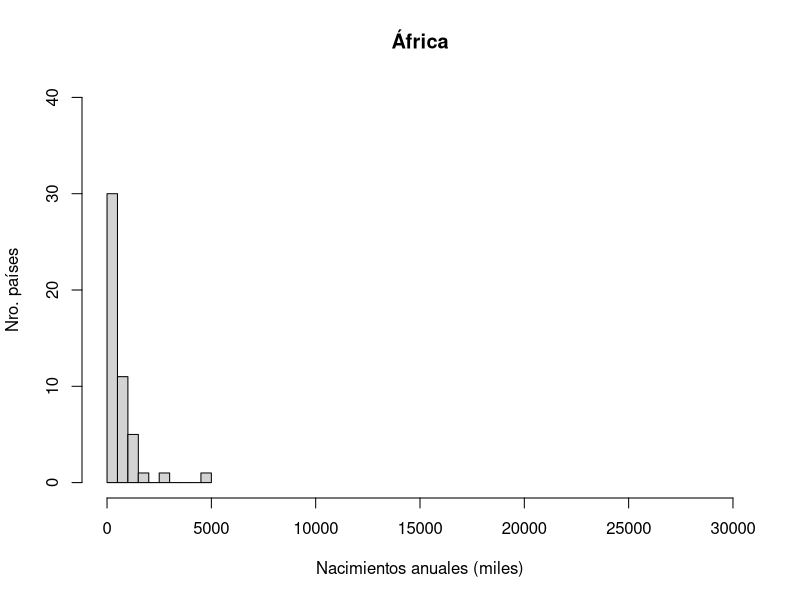
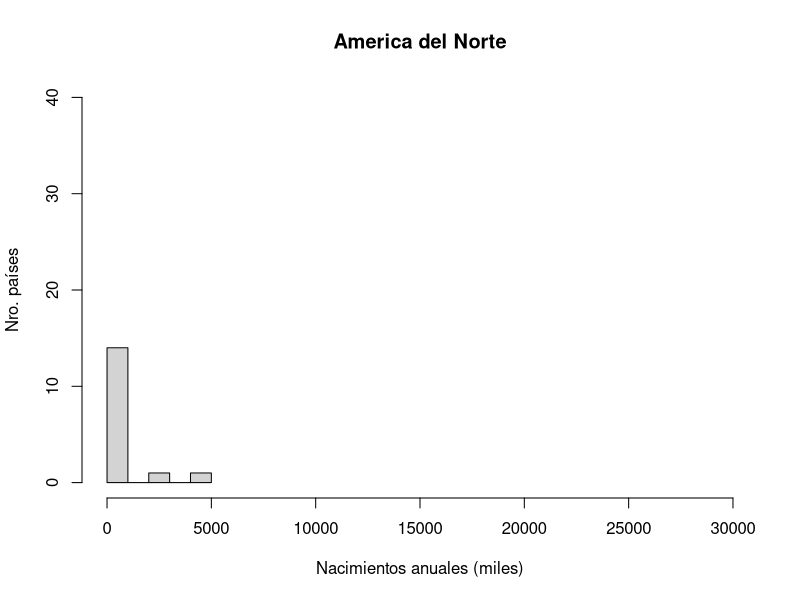
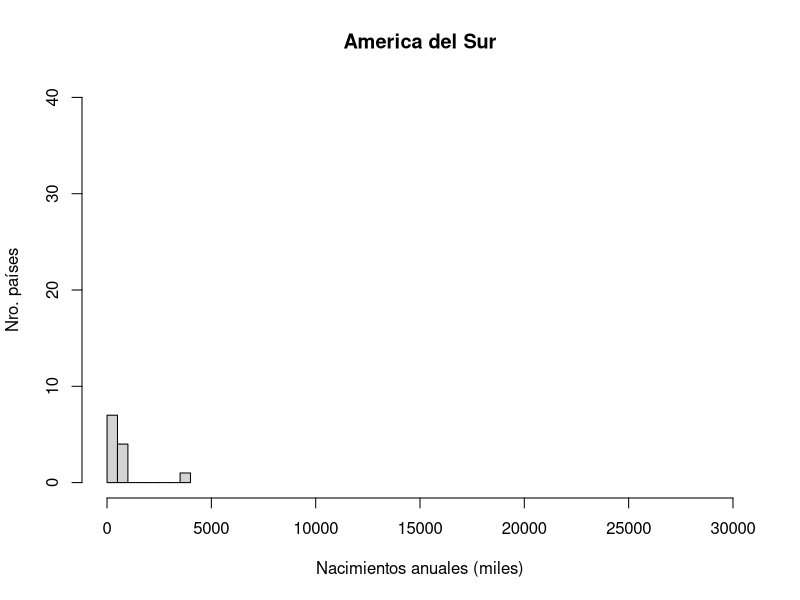
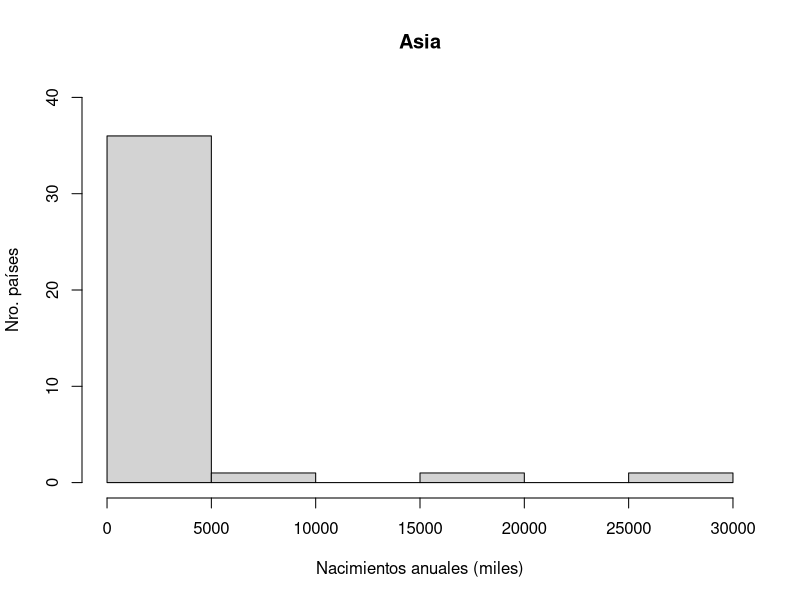
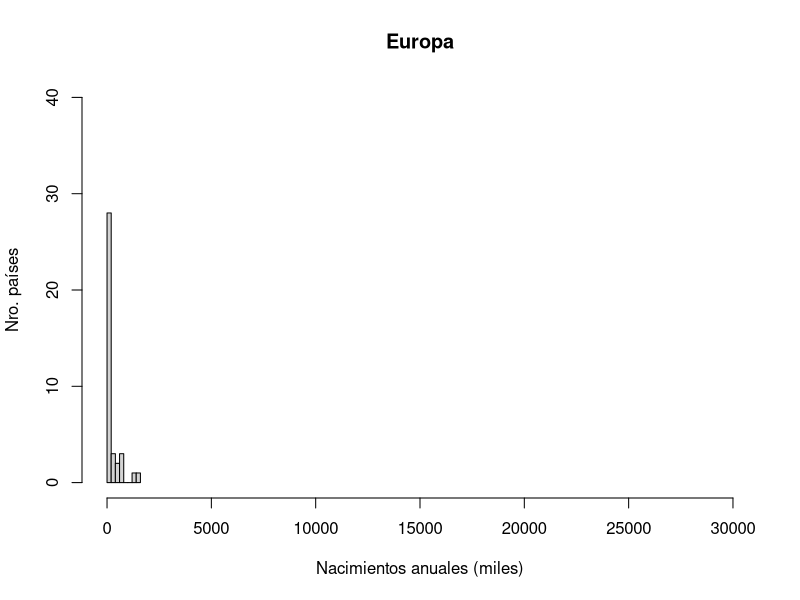
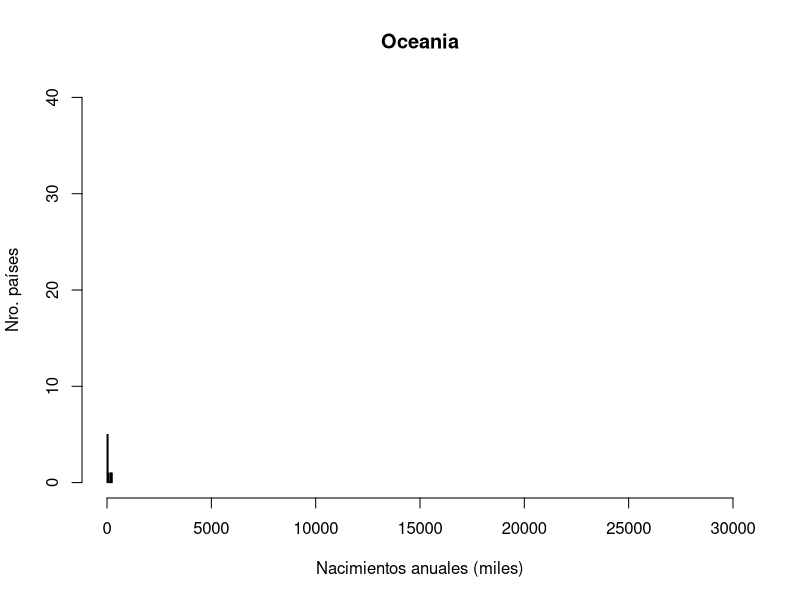

Source code (R) for these figures, in order:
# 	
#		ESTADISTICA PARA INGENIEROS - PROYECTO 1
#
#		ACTIVIDAD 2
#
# 			Gráficos descriptivos de las variables por continente:
#				- Histograma:
#						- Población total
#						- Nacimientos anuales 
#				- Diagrama de caja:
#						- Tasa de mortalidad menores de 5 años
#						- Tasa de mortalidad menores de 1 año
#						- INB per capita
#						- Esperanza de vida al nacer
#
#			Continentes:
#				- Africa
#				- America del Norte
#				- America del Sur
#				- Asia
#				- Europa
#				- Oceania
#
#		A2_NacimientosAnuales.R:
#			Script para graficar variable "Nacimientos anuales".
#
#		AUTORES:
#			- Jose Acevedo 13-10006
#			- Pablo Betancourt 13-10147

datosUnicef <- read.csv2("Unicef.csv", fileEncoding="latin1", check.names=FALSE)

# Extracción de datos
nacimientosAnualesAfrica <- as.numeric(unlist(subset(datosUnicef, Continente=="Africa")["Nacimientos anuales (miles)"]))
nacimientosAnualesAmericaDelNorte <- as.numeric(unlist(subset(datosUnicef, Continente=="America del Norte")["Nacimientos anuales (miles)"]))
nacimientosAnualesAmericaDelSur <- as.numeric(unlist(subset(datosUnicef, Continente=="America del Sur")["Nacimientos anuales (miles)"]))
nacimientosAnualesAsia <- as.numeric(unlist(subset(datosUnicef, Continente=="Asia")["Nacimientos anuales (miles)"]))
nacimientosAnualesEuropa <- as.numeric(unlist(subset(datosUnicef, Continente=="Europa")["Nacimientos anuales (miles)"]))
nacimientosAnualesOceania <- as.numeric(unlist(subset(datosUnicef, Continente=="Oceania")["Nacimientos anuales (miles)"]))

# Creación de histogramas por continente
pdf("A2_Histograma7_NacimientosAnuales_Africa.pdf")
hist(nacimientosAnualesAfrica,
	main="África",
	xlab="Nacimientos anuales (miles)",
	ylab="Nro. países",
	xlim=c(0,30000),
	ylim=c(0,40)
)

pdf("A2_Histograma8_NacimientosAnuales_AmericaDelNorte.pdf")
hist(nacimientosAnualesAmericaDelNorte,
	main="America del Norte",
	xlab="Nacimientos anuales (miles)",
	ylab="Nro. países",
	xlim=c(0,30000),
	ylim=c(0,40)
)

pdf("A2_Histograma9_NacimientosAnuales_AmericaDelSur.pdf")
hist(nacimientosAnualesAmericaDelSur,
	main="America del Sur",
	xlab="Nacimientos anuales (miles)",
	ylab="Nro. países",
	xlim=c(0,30000),
	ylim=c(0,40)
)	

pdf("A2_Histograma10_NacimientosAnuales_Asia.pdf")
hist(nacimientosAnualesAsia,
	main="Asia",
	xlab="Nacimientos anuales (miles)",
	ylab="Nro. países",
	xlim=c(0,30000),
	ylim=c(0,40)
)

pdf("A2_Histograma11_NacimientosAnuales_Europa.pdf")
hist(nacimientosAnualesEuropa,
	main="Europa",
	xlab="Nacimientos anuales (miles)",
	ylab="Nro. países",
	xlim=c(0,30000),
	ylim=c(0,40)
)

pdf("A2_Histograma12_NacimientosAnuales_Oceania.pdf")
hist(nacimientosAnualesOceania,
	main="Oceania",
	xlab="Nacimientos anuales (miles)",
	ylab="Nro. países",
	xlim=c(0,30000),
	ylim=c(0,40)
)